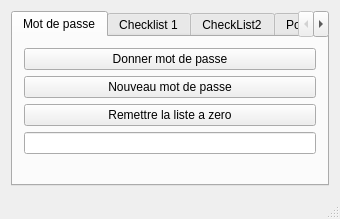
<?xml version="1.0" encoding="UTF-8"?>
<ui version="4.0">
 <class>GenerateurMdP</class>
 <widget class="QMainWindow" name="GenerateurMdP">
  <property name="geometry">
   <rect>
    <x>0</x>
    <y>0</y>
    <width>336</width>
    <height>219</height>
   </rect>
  </property>
  <property name="windowTitle">
   <string>GenerateurMdP</string>
  </property>
  <widget class="QWidget" name="centralWidget">
   <layout class="QHBoxLayout" name="horizontalLayout">
    <item>
     <widget class="QTabWidget" name="mainTab_2">
      <property name="sizePolicy">
       <sizepolicy hsizetype="Minimum" vsizetype="Expanding">
        <horstretch>0</horstretch>
        <verstretch>0</verstretch>
       </sizepolicy>
      </property>
      <property name="minimumSize">
       <size>
        <width>318</width>
        <height>0</height>
       </size>
      </property>
      <property name="currentIndex">
       <number>0</number>
      </property>
      <widget class="QWidget" name="mainTab">
       <attribute name="title">
        <string>Mot de passe</string>
       </attribute>
       <layout class="QHBoxLayout" name="horizontalLayout_2">
        <item>
         <layout class="QVBoxLayout" name="verticalLayout">
          <item>
           <widget class="QPushButton" name="getPasswordButton">
            <property name="sizePolicy">
             <sizepolicy hsizetype="Minimum" vsizetype="Fixed">
              <horstretch>0</horstretch>
              <verstretch>0</verstretch>
             </sizepolicy>
            </property>
            <property name="text">
             <string>Donner mot de passe</string>
            </property>
           </widget>
          </item>
          <item>
           <widget class="QPushButton" name="resetPasswordButton">
            <property name="sizePolicy">
             <sizepolicy hsizetype="Minimum" vsizetype="Fixed">
              <horstretch>0</horstretch>
              <verstretch>0</verstretch>
             </sizepolicy>
            </property>
            <property name="text">
             <string>Nouveau mot de passe</string>
            </property>
           </widget>
          </item>
          <item>
           <widget class="QPushButton" name="resetListButton">
            <property name="text">
             <string>Remettre la liste a zero</string>
            </property>
           </widget>
          </item>
          <item>
           <widget class="QLineEdit" name="mainLine"/>
          </item>
          <item>
           <spacer name="verticalSpacer">
            <property name="orientation">
             <enum>Qt::Vertical</enum>
            </property>
            <property name="sizeHint" stdset="0">
             <size>
              <width>20</width>
              <height>40</height>
             </size>
            </property>
           </spacer>
          </item>
         </layout>
        </item>
       </layout>
      </widget>
      <widget class="QWidget" name="tab_2">
       <attribute name="title">
        <string>Checklist 1</string>
       </attribute>
       <layout class="QVBoxLayout" name="verticalLayout_2">
        <item>
         <widget class="QScrollArea" name="scrollArea">
          <property name="frameShape">
           <enum>QFrame::NoFrame</enum>
          </property>
          <property name="lineWidth">
           <number>0</number>
          </property>
          <property name="widgetResizable">
           <bool>true</bool>
          </property>
          <widget class="QWidget" name="scrollAreaWidgetContents">
           <property name="geometry">
            <rect>
             <x>0</x>
             <y>0</y>
             <width>294</width>
             <height>116</height>
            </rect>
           </property>
           <layout class="QVBoxLayout" name="verticalLayout_5">
            <item>
             <widget class="QLabel" name="label">
              <property name="text">
               <string>A faire chaque jour</string>
              </property>
             </widget>
            </item>
            <item>
             <widget class="Line" name="line">
              <property name="orientation">
               <enum>Qt::Horizontal</enum>
              </property>
             </widget>
            </item>
            <item>
             <widget class="QCheckBox" name="checkBox">
              <property name="text">
               <string>CheckBox</string>
              </property>
             </widget>
            </item>
            <item>
             <widget class="QWidget" name="widget" native="true"/>
            </item>
            <item>
             <spacer name="verticalSpacer_5">
              <property name="orientation">
               <enum>Qt::Vertical</enum>
              </property>
              <property name="sizeHint" stdset="0">
               <size>
                <width>20</width>
                <height>40</height>
               </size>
              </property>
             </spacer>
            </item>
           </layout>
          </widget>
         </widget>
        </item>
       </layout>
      </widget>
      <widget class="QWidget" name="tab">
       <attribute name="title">
        <string>CheckList2</string>
       </attribute>
       <layout class="QVBoxLayout" name="verticalLayout_3">
        <item>
         <widget class="QLabel" name="label_2">
          <property name="text">
           <string>A faire chaque semaine</string>
          </property>
         </widget>
        </item>
        <item>
         <widget class="Line" name="line_2">
          <property name="orientation">
           <enum>Qt::Horizontal</enum>
          </property>
         </widget>
        </item>
        <item>
         <widget class="QCheckBox" name="checkBox_2">
          <property name="text">
           <string>CheckBox</string>
          </property>
         </widget>
        </item>
        <item>
         <widget class="QWidget" name="widget_2" native="true"/>
        </item>
        <item>
         <spacer name="verticalSpacer_3">
          <property name="orientation">
           <enum>Qt::Vertical</enum>
          </property>
          <property name="sizeHint" stdset="0">
           <size>
            <width>20</width>
            <height>103</height>
           </size>
          </property>
         </spacer>
        </item>
       </layout>
      </widget>
      <widget class="QWidget" name="tab_3">
       <attribute name="title">
        <string>Pompes</string>
       </attribute>
       <layout class="QVBoxLayout" name="verticalLayout_4">
        <item>
         <widget class="QSpinBox" name="spinBox">
          <property name="sizePolicy">
           <sizepolicy hsizetype="Maximum" vsizetype="Fixed">
            <horstretch>0</horstretch>
            <verstretch>0</verstretch>
           </sizepolicy>
          </property>
          <property name="minimumSize">
           <size>
            <width>100</width>
            <height>0</height>
           </size>
          </property>
         </widget>
        </item>
        <item>
         <widget class="QPushButton" name="statspompesButton">
          <property name="sizePolicy">
           <sizepolicy hsizetype="Maximum" vsizetype="Fixed">
            <horstretch>0</horstretch>
            <verstretch>0</verstretch>
           </sizepolicy>
          </property>
          <property name="minimumSize">
           <size>
            <width>100</width>
            <height>0</height>
           </size>
          </property>
          <property name="text">
           <string>Entrer</string>
          </property>
         </widget>
        </item>
        <item>
         <spacer name="verticalSpacer_4">
          <property name="orientation">
           <enum>Qt::Vertical</enum>
          </property>
          <property name="sizeHint" stdset="0">
           <size>
            <width>20</width>
            <height>90</height>
           </size>
          </property>
         </spacer>
        </item>
       </layout>
      </widget>
     </widget>
    </item>
   </layout>
  </widget>
  <widget class="QMenuBar" name="menuBar">
   <property name="geometry">
    <rect>
     <x>0</x>
     <y>0</y>
     <width>336</width>
     <height>21</height>
    </rect>
   </property>
  </widget>
  <widget class="QStatusBar" name="statusBar"/>
 </widget>
 <layoutdefault spacing="6" margin="11"/>
 <resources/>
 <connections/>
</ui>
